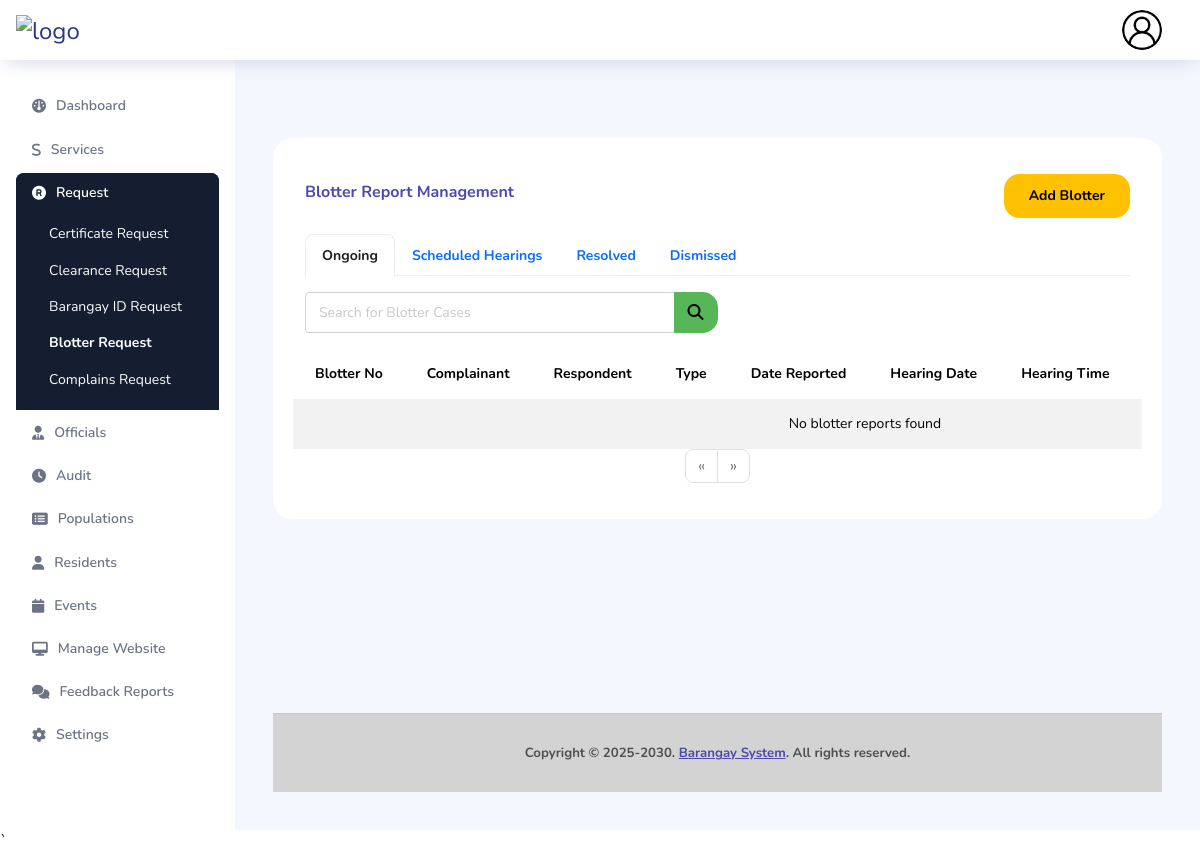
The app's page /admin/blotter.php (signed in), older data.
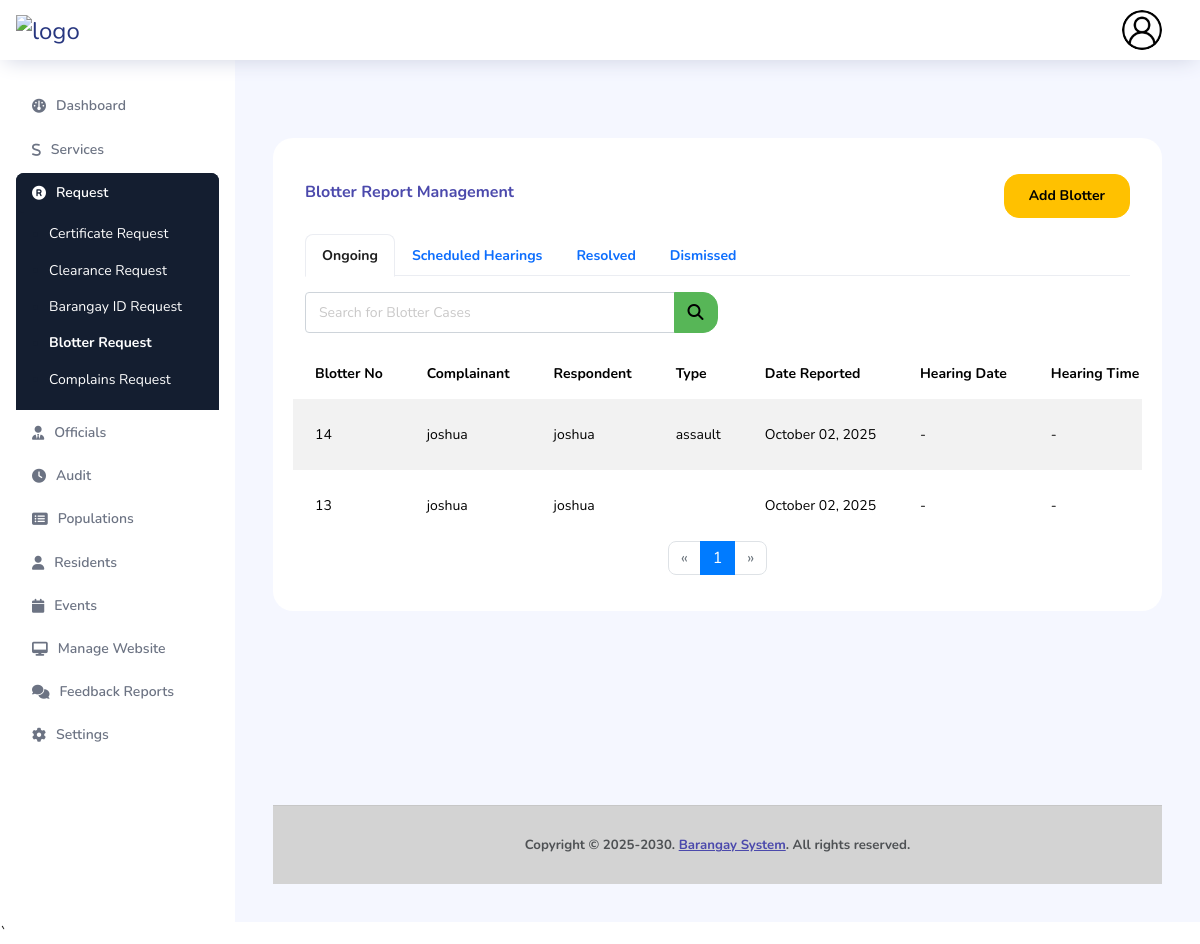
The same page, newer data.
### tables this page shows
CREATE TABLE `j_blotter` (
  `blotter_id` int(11) NOT NULL,
  `complainant_name` varchar(60) NOT NULL,
  `complainant_age` int(11) NOT NULL,
  `complainant_address` text NOT NULL,
  `complainant_email` varchar(60) NOT NULL,
  `complainant_phone` varchar(60) NOT NULL,
  `respondent_name` varchar(60) NOT NULL,
  `respondent_age` int(11) NOT NULL,
  `respondent_address` text NOT NULL,
  `blotter_type` varchar(60) NOT NULL,
  `incident_location` text NOT NULL,
  `date_reported` date NOT NULL,
  `time_reported` time NOT NULL,
  `incident_narrative` text NOT NULL,
  `supporting_documents` varchar(255) NOT NULL,
  `hearing_date` date DEFAULT NULL,
  `hearing_time` time DEFAULT NULL,
  `scheduled_by` varchar(60) DEFAULT NULL,
  `blotter_status` enum('Ongoing','Scheduled Hearing','Resolved','Dismissed') NOT NULL DEFAULT 'Ongoing'
);

### admin/blotter.php (the view, shortened to what this page needs)
<!DOCTYPE html>
<html lang="en">
<head>
    <link rel="stylesheet" href="../dist/assets/vendors/feather/feather.css">
    <link rel="stylesheet" href="../dist/assets/vendors/ti-icons/css/themify-icons.css">
    <link rel="stylesheet" href="../dist/assets/vendors/css/vendor.bundle.base.css">
    <link rel="stylesheet" href="../dist/assets/vendors/font-awesome/css/font-awesome.min.css">
    <link rel="stylesheet" href="../dist/assets/vendors/mdi/css/materialdesignicons.min.css">
    <link rel="stylesheet" href="https://cdnjs.cloudflare.com/ajax/libs/font-awesome/6.6.0/css/all.min.css"
 />
    <link rel="stylesheet" href="https://cdn.datatables.net/1.10.21/css/jquery.dataTables.min.css">
    <link rel="stylesheet" href="../dist/assets/vendors/ti-icons/css/themify-icons.css">
    <link rel="stylesheet" type="text/css" href="../dist/assets/js/select.dataTables.min.css">
    <link href="https://stackpath.bootstrapcdn.com/bootstrap/4.5.2/css/bootstrap.min.css" rel="stylesheet">
    <link rel="stylesheet" href="../dist/assets/css/style.css">
</head>
<body>
    <nav class="navbar col-lg-12 col-12 p-0 fixed-top d-flex flex-row">
        <div class="text-center navbar-brand-wrapper d-flex align-items-center justify-content-start">
            <a class="navbar-brand brand-logo me-5" href="index.php"><img src="../dist/assets/images/logos.png"
                    class="me-2" alt="logo" /></a>
        </div>
        <div class="navbar-menu-wrapper d-flex align-items-center justify-content-end">
            <button class="navbar-toggler navbar-toggler align-self-center" type="button" data-toggle="minimize">
                <span class="icon-menu"></span>
            </button>
            <ul class="navbar-nav navbar-nav-right">
                <li class="nav-item nav-profile dropdown">
                    <a class="nav-link dropdown-toggle" href="#" data-bs-toggle="dropdown" id="profileDropdown">
                        <img src="../dist/assets/images/default_image.png" alt="profile" />
                    </a>
                </li>
            </ul>
        </div>
    </nav>
    <div class="container-fluid page-body-wrapper">
        <nav class="sidebar sidebar-offcanvas" id="sidebar">
            <ul class="nav">
                <li class="nav-item">
                    <a class="nav-link" href="index.php">
                        <i class="fa-solid fa-gauge"></i>
                        <span class="menu-title">Dashboard</span>
                    </a>
                </li>
                <li class="nav-item">
                    <a class="nav-link" href="services.php">
                        <i class="fa-solid fa-s"></i>
                        <span class="menu-title">Services</span>
                    </a>
                </li>
                <li class="nav-item">
                    <a class="nav-link" data-bs-toggle="collapse" href="#requestManagement" aria-expanded="false"
                        aria-controls="requestManagement">
                        <i class="fa-solid fa-registered"></i>
                        <span class="menu-title">Request</span>
                        <i class="menu-arrow"></i>
                    </a>
                    <div class="collapse" id="requestManagement">
                        <ul class="nav flex-column sub-menu">
                            <li class="nav-item"> <a class="nav-link" href="certificate.php"> Certificate Request </a></li>
                            <li class="nav-item"> <a class="nav-link" href="clearance.php"> Clearance Request </a></li>
                            <li class="nav-item"> <a class="nav-link" href="barangayid.php"> Barangay ID Request </a></li>
                            <li class="nav-item"> <a class="nav-link" href="blotter.php"> Blotter Request </a></li>
                            <li class="nav-item"> <a class="nav-link" href="complains.php"> Complains Request </a></li>
                        </ul>
                    </div>
                </li>
                <li class="nav-item">
                    <a class="nav-link" href="officials.php">
                        <i class="fa-solid fa-user-tie"></i>
                        <span class="menu-title">Officials</span>
                    </a>
                </li>
                <li class="nav-item">
                    <a class="nav-link" href="audit.php">
                        <i class="fa-solid fa-clock"></i>
                        <span class="menu-title">Audit</span>
                    </a>
                </li>
                <li class="nav-item">
                    <a class="nav-link" href="population.php">
                        <i class="fa-solid fa-rectangle-list"></i>
                        <span class="menu-title">Populations</span>
                    </a>
                </li>
                <li class="nav-item">
                    <a class="nav-link" href="residents.php">
                        <i class="fa-solid fa-user"></i>
                        <span class="menu-title">Residents</span>
                    </a>
                </li>
                <li class="nav-item">
                    <a class="nav-link" href="events.php">
                        <i class="fa-solid fa-calendar"></i>
                        <span class="menu-title">Events</span>
                    </a>
                </li>
                <li class="nav-item">
                    <a class="nav-link" href="cms-dashboard.php">
                        <i class="fa-solid fa-desktop"></i>
                        <span class="menu-title">Manage Website</span>
                    </a>
                </li>
                <li class="nav-item">
                    <a class="nav-link" href="feedback.php">
                        <i class="fa-solid fa-comments"></i>
                        <span class="menu-title">Feedback Reports</span>
                    </a>
                </li>
                <li class="nav-item">
                    <a class="nav-link" data-bs-toggle="collapse" href="#settingsManagement" aria-expanded="false"
                        aria-controls="settingsManagement">
                        <i class="fa-solid fa-gear"></i>
                        <span class="menu-title">Settings</span>
                        <i class="menu-arrow"></i>
                    </a>
                </li>
            </ul>
        </nav>
        <div class="main-panel">
            <div class="content-wrapper">
                <div class="row">
                </div>
               <?php
include '../connection/config.php';
$search = $_GET['search'] ?? '';
$page   = $_GET['page'] ?? 1;
$limit  = 10;
$offset = ($page - 1) * $limit;
$where_clause = "1=1";
$params = [];
$types  = "";
$count_sql = "SELECT COUNT(*) as total FROM j_blotter b WHERE $where_clause";
$count_stmt = $conn->prepare($count_sql);
$count_stmt->execute();
$total_rows = $count_stmt->get_result()->fetch_assoc()['total'];
$total_pages = ceil($total_rows / $limit);
$sql = "SELECT b.*
        FROM j_blotter b
        WHERE $where_clause
        ORDER BY b.date_reported DESC, b.time_reported DESC
        LIMIT ? OFFSET ?";
$params[] = $limit;
$params[] = $offset;
$types   .= "ii";
$stmt = $conn->prepare($sql);
$stmt->bind_param($types, ...$params);
$stmt->execute();
$result = $stmt->get_result();
?>
<div class="row">
    <div class="col-md-12 grid-margin stretch-card">
        <div class="card">
            <div class="card-body">
                <div class="container-fluid mt-3">
                    <div class="d-flex justify-content-between align-items-center flex-wrap mb-3">
                        <h5 class="text-primary font-weight-bold mb-2">Blotter Report Management</h5>
                        <button class="btn btn-warning text-black font-weight-bold" data-toggle="modal" data-target="#BlotterModal">
                            Add Blotter
                        </button>
                    </div>
                    <ul class="nav nav-tabs mb-3">
                        <li class="nav-item"><a class="nav-link active font-weight-bold" href="#">Ongoing</a></li>
                        <li class="nav-item"><a class="nav-link font-weight-bold" href="#">Scheduled Hearings</a></li>
                        <li class="nav-item"><a class="nav-link font-weight-bold" href="#">Resolved</a></li>
                        <li class="nav-item"><a class="nav-link font-weight-bold" href="#">Dismissed</a></li>
                    </ul>
                    <form method="GET" action="" class="form-inline mb-3">
                        <div class="input-group w-50">
                            <input type="text" name="search" class="form-control form-control-sm" placeholder="Search for Blotter Cases" value="<?= htmlspecialchars($search) ?>">
                            <div class="input-group-append">
                                <button class="btn btn-success btn-sm" type="submit">
                                    <i class="fas fa-search"></i>
                                </button>
                            </div>
                        </div>
                    </form>
                </div>
                <div class="table-responsive">
                    <table class="table table-striped table-borderless">
                        <thead>
                            <tr>
                                <th>Blotter No</th>
                                <th>Complainant</th>
                                <th>Respondent</th>
                                <th>Type</th>
                                <th>Date Reported</th>
                                <th>Hearing Date</th>
                                <th>Hearing Time</th>
                                <th>Scheduled By</th>
                            </tr>
                        </thead>
                        <tbody>
                        <?php if ($result->num_rows > 0): ?>
                            <?php while ($row = $result->fetch_assoc()): ?>
                                <tr>
                                    <td><?= htmlspecialchars($row['blotter_id']) ?></td>
                                    <td><?= htmlspecialchars($row['complainant_name']) ?></td>
                                    <td><?= htmlspecialchars($row['respondent_name']) ?></td>
                                    <td><?= htmlspecialchars($row['blotter_type']) ?></td>
                                    <td><?= date('F d, Y', strtotime($row['date_reported'])) ?></td>
                                    <td><?= $row['hearing_date'] ? date('F d, Y', strtotime($row['hearing_date'])) : '-' ?></td>
                                    <td><?= $row['hearing_time'] ? date('h:i A', strtotime($row['hearing_time'])) : '-' ?></td>
                                </tr>
                            <?php endwhile; ?>
                        <?php else: ?>
                            <tr><td colspan="10" class="text-center">No blotter reports found</td></tr>
                        <?php endif; ?>
                        </tbody>
                    </table>
                </div>
                <nav aria-label="Page navigation">
                    <ul class="pagination justify-content-center">
                        <li class="page-item <?= ($page <= 1) ? 'disabled' : '' ?>">
                            <a class="page-link" href="?search=<?= urlencode($search) ?>&page=<?= $page - 1 ?>">&laquo;</a>
                        </li>
                        <?php for ($i = 1; $i <= $total_pages; $i++): ?>
                            <li class="page-item <?= ($i == $page) ? 'active' : '' ?>">
                                <a class="page-link" href="?search=<?= urlencode($search) ?>&page=<?= $i ?>"><?= $i ?></a>
                            </li>
                        <?php endfor; ?>
                        <li class="page-item <?= ($page >= $total_pages) ? 'disabled' : '' ?>">
                            <a class="page-link" href="?search=<?= urlencode($search) ?>&page=<?= $page + 1 ?>">&raquo;</a>
                        </li>
                    </ul>
                </nav>
            </div>
        </div>
    </div>
</div>
                <br><br><br><br><br><br><br>
                <footer class="footer" style="background-color: LightGray;">
                    <div class="d-flex justify-content-center">
                        <span
                            class="text-muted text-center text-sm-left d-block d-sm-inline-block font-weight-bold">Copyright
                            ©
                            2025-2030. <a href="" target="_blank">Barangay System</a>. All rights reserved.</span>
                    </div>
                </footer>
            </div>
        </div>
    </div>
    <script src="https://code.jquery.com/jquery-3.6.0.min.js"></script>`
</body>
</html>

### admin/blotter.php (style rules this page uses)
.nav-link i { margin-right: 10px; }

Row changes from the older to the newer data that the page shows:
added j_blotter: blotter_id "14", complainant_name "joshua", respondent_name "joshua", blotter_type "assault", date_reported "October 02, 2025"
added j_blotter: blotter_id "13", complainant_name "joshua", respondent_name "joshua", date_reported "October 02, 2025"
Text that changed along with them:
new list line: "1"
text no longer shown: "No blotter reports found"
